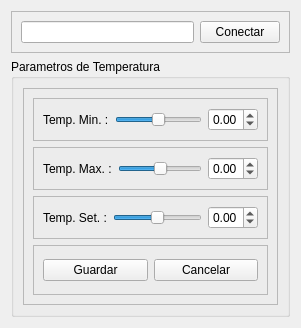
            <widget class="QWidget" name="tab_4">
             <attribute name="title">
              <string>Temperatura</string>
             </attribute>
             <layout class="QVBoxLayout" name="verticalLayout_7">
              <item>
               <widget class="QFrame" name="frame_12">
                <property name="maximumSize">
                 <size>
                  <width>16777215</width>
                  <height>80</height>
                 </size>
                </property>
                <property name="frameShape">
                 <enum>QFrame::StyledPanel</enum>
                </property>
                <property name="frameShadow">
                 <enum>QFrame::Raised</enum>
                </property>
                <layout class="QHBoxLayout" name="horizontalLayout_23">
                 <item>
                  <widget class="QLineEdit" name="txtIpTermos"/>
                 </item>
                 <item>
                  <widget class="QPushButton" name="buttonConectarTermo">
                   <property name="maximumSize">
                    <size>
                     <width>80</width>
                     <height>16777215</height>
                    </size>
                   </property>
                   <property name="text">
                    <string>Conectar</string>
                   </property>
                  </widget>
                 </item>
                </layout>
               </widget>
              </item>
              <item>
               <widget class="QGroupBox" name="groupBox_2">
                <property name="title">
                 <string>Parametros de Temperatura</string>
                </property>
                <layout class="QVBoxLayout" name="verticalLayout_9">
                 <item>
                  <widget class="QFrame" name="frame_13">
                   <property name="frameShape">
                    <enum>QFrame::StyledPanel</enum>
                   </property>
                   <property name="frameShadow">
                    <enum>QFrame::Raised</enum>
                   </property>
                   <layout class="QVBoxLayout" name="verticalLayout_8">
                    <item>
                     <widget class="QFrame" name="frame_14">
                      <property name="frameShape">
                       <enum>QFrame::StyledPanel</enum>
                      </property>
                      <property name="frameShadow">
                       <enum>QFrame::Raised</enum>
                      </property>
                      <layout class="QHBoxLayout" name="horizontalLayout_24">
                       <item>
                        <widget class="QLabel" name="label_9">
                         <property name="text">
                          <string>Temp. Min. :</string>
                         </property>
                        </widget>
                       </item>
                       <item>
                        <widget class="QSlider" name="hSliderTempMin">
                         <property name="maximumSize">
                          <size>
                           <width>130</width>
                           <height>16777215</height>
                          </size>
                         </property>
                         <property name="minimum">
                          <number>-99</number>
                         </property>
                         <property name="orientation">
                          <enum>Qt::Horizontal</enum>
                         </property>
                        </widget>
                       </item>
                       <item>
                        <widget class="QDoubleSpinBox" name="dSpinBoxTempMin">
                         <property name="maximumSize">
                          <size>
                           <width>50</width>
                           <height>16777215</height>
                          </size>
                         </property>
                         <property name="minimum">
                          <double>-99.000000000000000</double>
                         </property>
                        </widget>
                       </item>
                      </layout>
                     </widget>
                    </item>
                    <item>
                     <widget class="QFrame" name="frame_15">
                      <property name="frameShape">
                       <enum>QFrame::StyledPanel</enum>
                      </property>
                      <property name="frameShadow">
                       <enum>QFrame::Raised</enum>
                      </property>
                      <layout class="QHBoxLayout" name="horizontalLayout_25">
                       <item>
                        <widget class="QLabel" name="label_10">
                         <property name="text">
                          <string>Temp. Max. :</string>
                         </property>
                        </widget>
                       </item>
                       <item>
                        <widget class="QSlider" name="hSliderTempMax">
                         <property name="maximumSize">
                          <size>
                           <width>130</width>
                           <height>16777215</height>
                          </size>
                         </property>
                         <property name="minimum">
                          <number>-99</number>
                         </property>
                         <property name="orientation">
                          <enum>Qt::Horizontal</enum>
                         </property>
                        </widget>
                       </item>
                       <item>
                        <widget class="QDoubleSpinBox" name="dSpinBoxTempMax">
                         <property name="maximumSize">
                          <size>
                           <width>50</width>
                           <height>16777215</height>
                          </size>
                         </property>
                         <property name="minimum">
                          <double>-99.000000000000000</double>
                         </property>
                        </widget>
                       </item>
                      </layout>
                     </widget>
                    </item>
                    <item>
                     <widget class="QFrame" name="frame_16">
                      <property name="frameShape">
                       <enum>QFrame::StyledPanel</enum>
                      </property>
                      <property name="frameShadow">
                       <enum>QFrame::Raised</enum>
                      </property>
                      <layout class="QHBoxLayout" name="horizontalLayout_26">
                       <item>
                        <widget class="QLabel" name="label_11">
                         <property name="text">
                          <string>Temp. Set. :</string>
                         </property>
                        </widget>
                       </item>
                       <item>
                        <widget class="QSlider" name="hSliderTempSet">
                         <property name="maximumSize">
                          <size>
                           <width>130</width>
                           <height>16777215</height>
                          </size>
                         </property>
                         <property name="minimum">
                          <number>-99</number>
                         </property>
                         <property name="orientation">
                          <enum>Qt::Horizontal</enum>
                         </property>
                        </widget>
                       </item>
                       <item>
                        <widget class="QDoubleSpinBox" name="dSpinBoxTempSet">
                         <property name="maximumSize">
                          <size>
                           <width>50</width>
                           <height>16777215</height>
                          </size>
                         </property>
                         <property name="minimum">
                          <double>-99.000000000000000</double>
                         </property>
                        </widget>
                       </item>
                      </layout>
                     </widget>
                    </item>
                    <item>
                     <widget class="QFrame" name="frame_20">
                      <property name="minimumSize">
                       <size>
                        <width>0</width>
                        <height>50</height>
                       </size>
                      </property>
                      <property name="frameShape">
                       <enum>QFrame::StyledPanel</enum>
                      </property>
                      <property name="frameShadow">
                       <enum>QFrame::Raised</enum>
                      </property>
                      <layout class="QHBoxLayout" name="horizontalLayout_30">
                       <item>
                        <widget class="QPushButton" name="buttonGuardarParamTemp">
                         <property name="text">
                          <string>Guardar</string>
                         </property>
                        </widget>
                       </item>
                       <item>
                        <widget class="QPushButton" name="buttonCancelarParamTemp">
                         <property name="text">
                          <string>Cancelar</string>
                         </property>
                        </widget>
                       </item>
                      </layout>
                     </widget>
                    </item>
                   </layout>
                  </widget>
                 </item>
                </layout>
               </widget>
              </item>
             </layout>
            </widget>
